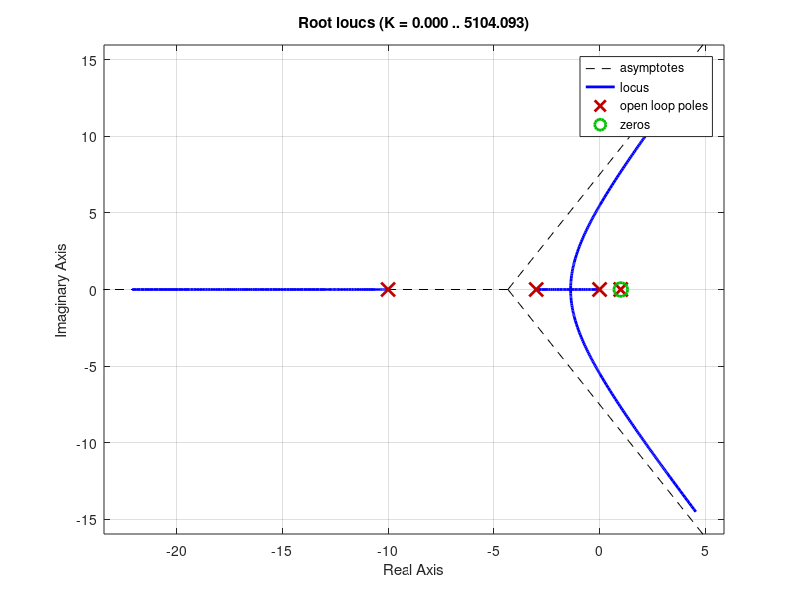

Write MATLAB code to recreate this figure.
%tp3, estabilidad, routh y LDR
%% Ejercicio 1
clear
clc
s = tf('s');

G = (10)/((1+0.2*s)*(s*s+8*s+100));
H = -1;

rlocus(G*H);

%% Ejercicio 2 
clear
clc
s = tf('s');

GH_a = 1 / ((s + 5) * (s + 550)) * (4 / (s + 160));
GH_b = (1 - 3 * s) / (10 * s * (1.5 * s + 1));
GH_c = (3 * s - 1) / (10 * s * (1.5 * s + 1));
GH_d = (s^2 + 2 * s + 1) / (s * (s + 4) * (s + 1));
GH_e = (s^2 + 4 * s + 1000) / ((s + 1) * (s + 5) * (s + 10));
GH_f = -(s^2 - 10 * s + 50) / (s * (s^2 + 10 * s + 50));

rlocus(GH_f);

%% Ejercicio 3
clear
clc
s = tf('s');

G = ((s+20)*(s+30))/(s*(s+1)*(s+10));
H = -1/((s+400)*(s+2000));

rlocus(G*H);

%% Ejercicio 4
clear
clc
s = tf('s');

G = 1/(s*(s+10)*(s-1));
H = (s-1)/(s+3);

rlocus(G*H);


